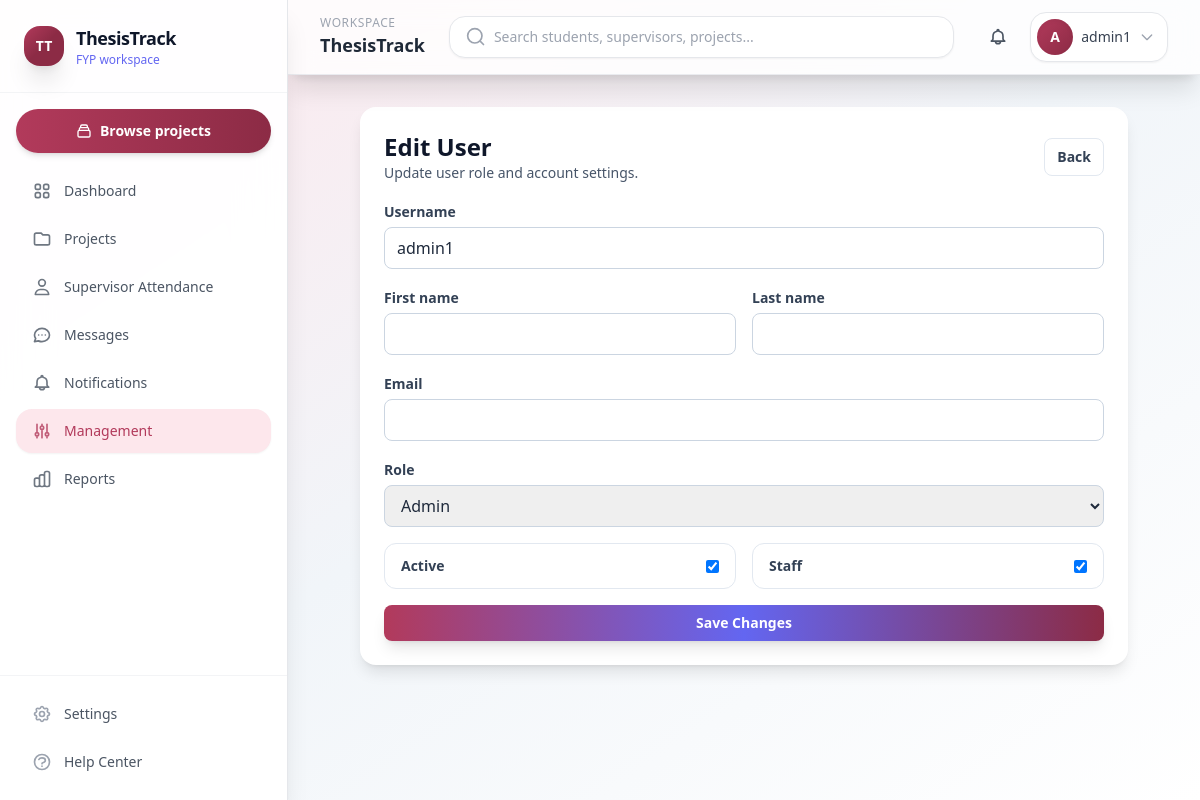
The app's page /users/2/edit/ (signed in) with its own data.
### users/models.py (models this page shows, shortened)
class User(AbstractUser):
    class Role(models.TextChoices):
        ADMIN = "ADMIN", "Admin"
        SUPERVISOR = "SUPERVISOR", "Supervisor"
        STUDENT = "STUDENT", "Student"
    role = models.CharField(
        max_length=20,
        choices=Role.choices,
        default=Role.STUDENT,
    )

### users/views.py (the view)
# urls.py: path("users/<int:pk>/edit/", AdminUserUpdateView.as_view(), name="user-edit"),
class AdminUserUpdateView(AdminRequiredMixin, UpdateView):
    model = User
    template_name = "users/user_edit.html"
    form_class = AppUserUpdateForm
    success_url = reverse_lazy("users:user-list")
    def get_queryset(self):
        return User.objects.all()

### users/forms.py (shortened to what this page needs)
class AppUserUpdateForm(forms.ModelForm):
    class Meta:
        model = User
        fields = ("username", "first_name", "last_name", "email", "role", "is_active", "is_staff")
        widgets = {
            "username": forms.TextInput(
                attrs={"class": "w-full rounded-lg border border-slate-300 px-3 py-2 focus:ring-2 focus:ring-indigo-500"}
            ),
            "first_name": forms.TextInput(
                attrs={"class": "w-full rounded-lg border border-slate-300 px-3 py-2 focus:ring-2 focus:ring-indigo-500"}
            ),
            "last_name": forms.TextInput(
                attrs={"class": "w-full rounded-lg border border-slate-300 px-3 py-2 focus:ring-2 focus:ring-indigo-500"}
            ),
            "email": forms.EmailInput(
                attrs={"class": "w-full rounded-lg border border-slate-300 px-3 py-2 focus:ring-2 focus:ring-indigo-500"}
            ),
            "role": forms.Select(
                attrs={"class": "w-full rounded-lg border border-slate-300 px-3 py-2 focus:ring-2 focus:ring-indigo-500"}
            ),
        }

### users/context_processors.py (called while the page is built)
def unread_notification_count(request):
    user = getattr(request, "user", None)
    if not user or not user.is_authenticated:
        return {"unread_notification_count": 0}
    from projects.models import Notification
    return {
        "unread_notification_count": Notification.objects.filter(user=user, is_read=False).count()
        if user.role in {User.Role.ADMIN, User.Role.SUPERVISOR, User.Role.STUDENT}
        else 0
    }

def unread_notification_preview(request):
    user = getattr(request, "user", None)
    if not user or not user.is_authenticated:
        return {"unread_notifications_nav": []}
    unread_qs = Notification.objects.filter(user=user, is_read=False).order_by("-created_at")[:5]
    return {"unread_notifications_nav": unread_qs}

### users/mixins.py (called while the page is built)
    def test_func(self):
        return self.request.user.role in self.allowed_roles or self.request.user.is_superuser

### templates/users/user_edit.html (shortened to what this page needs)
{% extends "base.html" %}
{% block content %}
<div class="mx-auto max-w-3xl rounded-2xl bg-white p-6 shadow-lg">
    <div class="mb-4 flex items-center justify-between gap-3">
        <div>
            <h2 class="text-2xl font-bold text-slate-900">Edit User</h2>
            <p class="text-sm text-slate-600">Update user role and account settings.</p>
        </div>
        <a href="{% url 'users:user-list' %}" class="rounded-lg border border-slate-200 px-3 py-2 text-sm font-semibold text-slate-700 hover:bg-slate-50">
            Back
        </a>
    </div>
    <form method="post" class="space-y-4">
        <div class="space-y-1">
            <label class="text-sm font-semibold text-slate-700" for="id_username">Username</label>
            {{ form.username }}
        </div>
        <div class="grid gap-4 sm:grid-cols-2">
            <div class="space-y-1">
                <label class="text-sm font-semibold text-slate-700" for="id_first_name">First name</label>
                {{ form.first_name }}
            </div>
            <div class="space-y-1">
                <label class="text-sm font-semibold text-slate-700" for="id_last_name">Last name</label>
                {{ form.last_name }}
            </div>
        </div>
        <div class="space-y-1">
            <label class="text-sm font-semibold text-slate-700" for="id_email">Email</label>
            {{ form.email }}
        </div>
        <div class="space-y-1">
            <label class="text-sm font-semibold text-slate-700" for="id_role">Role</label>
            {{ form.role }}
        </div>
        <div class="grid gap-4 sm:grid-cols-2">
            <div class="flex items-center justify-between rounded-xl border border-slate-200 px-4 py-3">
                <span class="text-sm font-semibold text-slate-700">Active</span>
                {{ form.is_active }}
            </div>
            <div class="flex items-center justify-between rounded-xl border border-slate-200 px-4 py-3">
                <span class="text-sm font-semibold text-slate-700">Staff</span>
                {{ form.is_staff }}
            </div>
        </div>
        <button type="submit" class="w-full rounded-lg bg-gradient-to-r from-blue-500 via-indigo-500 to-purple-600 px-5 py-2 text-sm font-bold text-white shadow-lg transition hover:scale-[1.01]">
            Save Changes
        </button>
    </form>
</div>
{% endblock %}

### templates/partials/navbar.html (shortened to what this page needs)
<header class="sticky top-0 z-30 border-b border-gray-200/80 bg-white/80 shadow-xl backdrop-blur-md">
    <div class="flex flex-col gap-3 px-4 py-3 sm:flex-row sm:items-center sm:justify-between sm:gap-4 lg:px-8">
        <div class="flex items-center gap-3">
            <div class="hidden sm:block">
                <p class="text-xs font-medium uppercase tracking-wider text-gray-400">Workspace</p>
                <h1 class="text-lg font-semibold text-gray-800">ThesisTrack</h1>
            </div>
        </div>
        <div class="w-full flex-1 sm:max-w-xl sm:px-2 lg:max-w-2xl">
            <div
                id="navbarSearchRoot"
                data-search-url="{% url 'projects:search' %}"
                data-search-ajax-url="{% url 'projects:search-ajax' %}"
                class="w-full"
            >
                <form method="get" action="{% url 'projects:search' %}" class="w-full">
                    <div class="relative">
                        <div class="flex items-center gap-2 rounded-2xl border border-gray-200 bg-white px-4 py-2.5 shadow-sm transition-all duration-200 focus-within:border-indigo-300 focus-within:ring-2 focus-within:ring-indigo-500/20">
                            <svg class="h-5 w-5 shrink-0 text-gray-400" fill="none" stroke="currentColor" viewBox="0 0 24 24">
                                <path stroke-linecap="round" stroke-linejoin="round" stroke-width="2" d="M21 21l-4.35-4.35m0 0A7.5 7.5 0 104.5 4.5a7.5 7.5 0 0012.15 12.15z"></path>
                            </svg>
                            <input
                                id="navbarSearchInput"
                                type="text"
                                name="q"
                                placeholder="Search students, supervisors, projects..."
                                autocomplete="off"
                                spellcheck="false"
                                class="w-full bg-transparent text-sm text-gray-600 outline-none placeholder:text-gray-400"
                                value="{{ request.GET.q|default_if_none:'' }}"
                            />
                        </div>
                    </div>
                </form>
            </div>
        </div>
        <div class="flex items-center justify-end gap-2 sm:gap-3">
            <div class="relative">
                <button
                    id="notifToggle"
                    type="button"
                    aria-haspopup="menu"
                    aria-expanded="false"
                    aria-controls="notifMenu"
                    class="relative rounded-2xl p-2.5 text-gray-600 transition-all duration-200 hover:bg-gray-100 hover:shadow-md"
                    onclick="toggleNotificationsMenu()"
                >
                </button>
            </div>
            <div class="relative">
                <button
                    type="button"
                    id="userMenuToggle"
                    onclick="toggleUserMenu()"
                    class="flex items-center gap-2 rounded-2xl border border-gray-200 bg-white py-1.5 pl-1.5 pr-3 shadow-sm transition-all duration-200 hover:border-indigo-200 hover:shadow-md"
                    aria-expanded="false"
                    aria-controls="userMenu"
                >
                    <span class="flex h-9 w-9 items-center justify-center rounded-full bg-gradient-to-br from-indigo-500 to-purple-600 text-sm font-bold text-white shadow-inner">
                        {{ user.username|slice:":1"|upper }}
                    </span>
                    <span class="hidden max-w-[7rem] truncate text-left text-sm font-medium text-gray-700 sm:block">{{ user.username }}</span>
                    <svg class="hidden h-4 w-4 text-gray-400 sm:block" fill="none" stroke="currentColor" viewBox="0 0 24 24"><path stroke-linecap="round" stroke-linejoin="round" stroke-width="2" d="M19 9l-7 7-7-7"/></svg>
                </button>
            </div>
        </div>
    </div>
</header>

### templates/base.html (style rules this page uses)
:root { --brand-50: #fde7ec; --brand-100: #f9d0da; --brand-200: #f4b0c3; --brand-300: #ee89a6; --brand-400: #e85f8b; --brand-500: #B23A5B; --brand-600: #8c2b45; --brand-700: #6d2138; --brand-800: #4c1628; --brand-900: #33101d; }
body { background: linear-gradient(135deg, var(--brand-50) 0%, #ffffff 45%, var(--brand-50) 100%); }
[class*="from-indigo-500"] { --tw-gradient-from: var(--brand-500) !important; }
[class*="from-blue-500"] { --tw-gradient-from: var(--brand-500) !important; }
[class*="to-purple-600"] { --tw-gradient-to: var(--brand-600) !important; }

### records on screen
User: username "A", username "admin1", role "Admin", is_active "☑", is_staff "☑"
